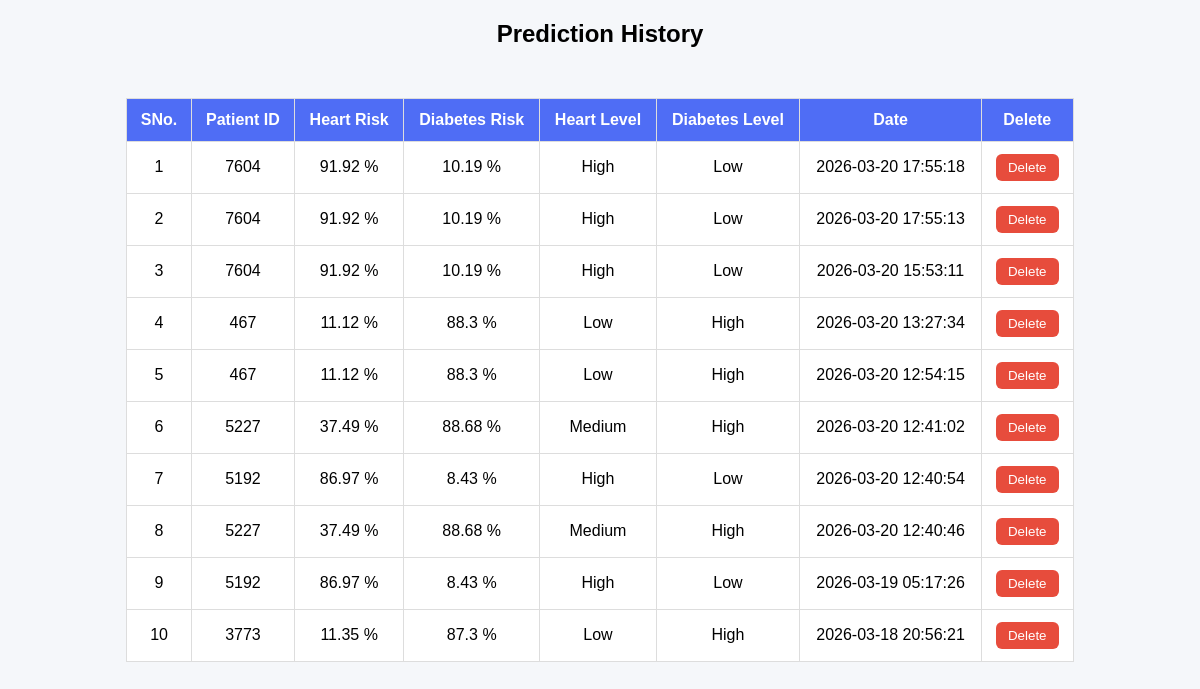
Page /history (signed in) on the earlier database version.
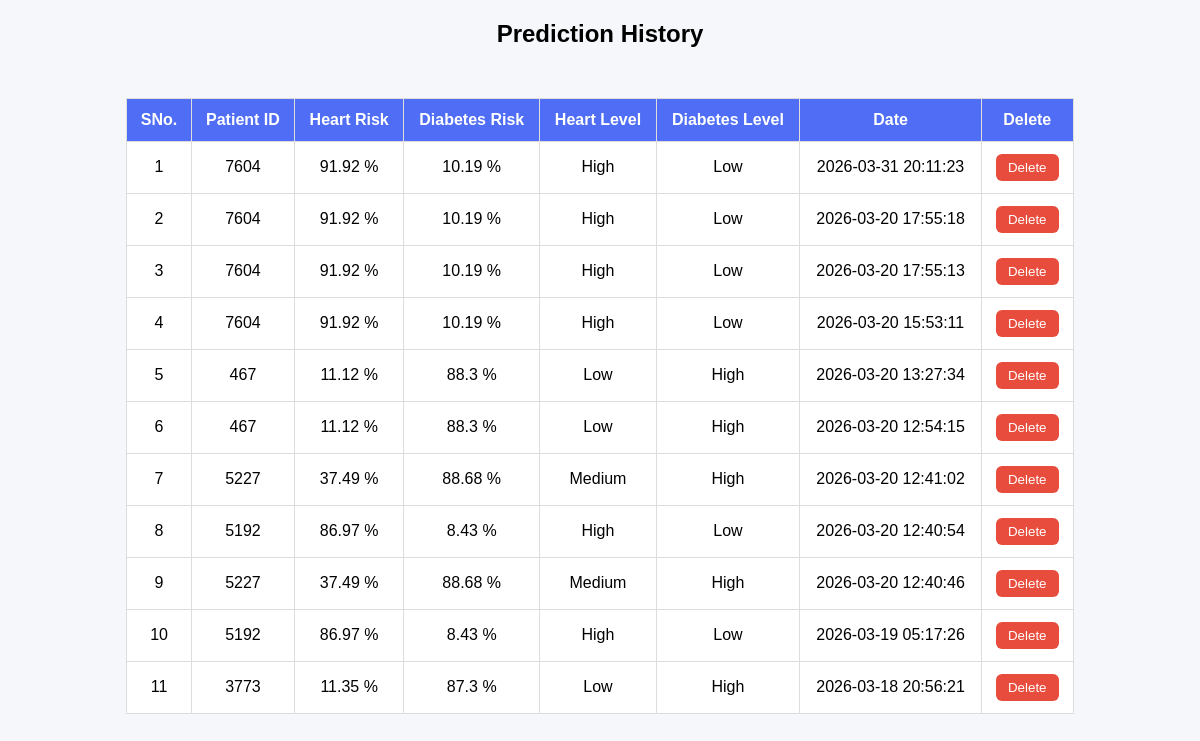
Same page on the later database version.
### tables this page shows
CREATE TABLE predictions (
        id INTEGER PRIMARY KEY AUTOINCREMENT,
        patient_id INTEGER,
        heart_risk REAL,
        diabetes_risk REAL,
        heart_level TEXT,
        diabetes_level TEXT,
        timestamp DATETIME DEFAULT CURRENT_TIMESTAMP
    );

### app.py (the view)
@app.route("/history")
def history():
    if not session.get("admin"):
        return redirect("/")
    conn = sqlite3.connect("database.db")
    cursor = conn.cursor()
    cursor.execute("SELECT * FROM predictions ORDER BY timestamp DESC")
    data = cursor.fetchall()
    conn.close()
    return render_template("history.html", data=data)

### templates/history.html (shortened to what this page needs)
<!DOCTYPE html>
<html>
<head>
</head>
<body>
<h2 style="text-align:center;">Prediction History</h2>
<table>
    <tr>
        <th>SNo.</th>
        <th>Patient ID</th>
        <th>Heart Risk</th>
        <th>Diabetes Risk</th>
        <th>Heart Level</th>
        <th>Diabetes Level</th>
        <th>Date</th>
        <th>Delete</th>
    </tr>
    {% for row in data %}
    <tr>
        <td class="serial">{{loop.index}}</td>
        <td>{{row[1]}}</td>
        <td>{{row[2]}} %</td>
        <td>{{row[3]}} %</td>
        <td>{{row[4]}}</td>
        <td>{{row[5]}}</td>
        <td>{{row[6]}}</td>
        <td>
            <button class="delete-btn" onclick="deleteRow({{row[0]}}, this)">
                Delete
            </button>
        </td>
    </tr>
    {% endfor %}
</table>
</body>
</html>

### templates/history.html (style rules this page uses)
body { font-family: Arial; background: #f5f7fa; }
table { border-collapse: collapse; width: 80%; margin: auto; margin-top: 50px; background: white; }
th, td { padding: 12px; border: 1px solid #ddd; text-align: center; }
th { background: #4f6df5;color: white; }
.delete-btn { background: #e74c3c; color: white; border: none; padding: 6px 12px; border-radius: 6px; cursor: pointer; }

Differences in the rows shown:
added predictions: patient "7604", heart_risk "91.92", diabetes_risk "10.19", heart_level "High", diabetes_level "Low", timestamp "2026-03-31 20:11:23"
